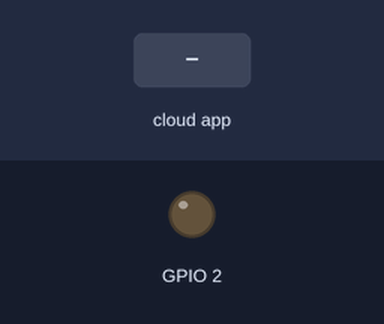
The sketch below on a simulated ESP32. Shown: output pins drawn as LEDs (lit = HIGH). The inputs (shaded band) are chosen by the test bench. WiFi joins after 1.5 s; servers stay silent unless stated; random numbers use the default seed unless the sketch sets one; the Firebase database answers and starts empty; what the sketch prints to the serial monitor is not drawn.

Above: at 2.7 s.
2.8 s: the phone or cloud app sets lamp to true
At 3.3 s:
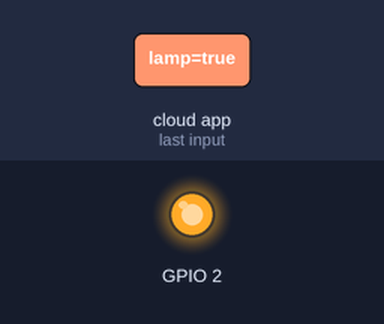
4.5 s: the phone or cloud app sets lamp to false
At 5.2 s:
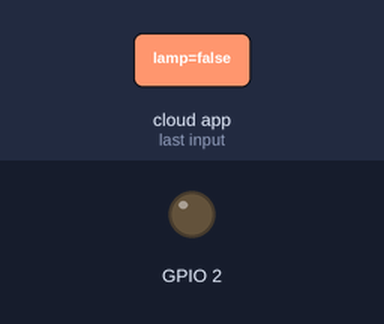
Timing chart, 0 to 7.5 s (numbered marks = the images above; inputs shaded):
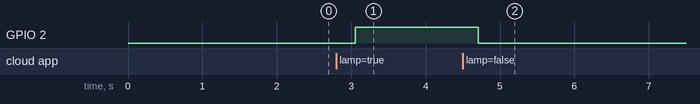

Measured:
- after the input at 2.8 s, GPIO 2: LOW → HIGH after 0.25 s
- after the input at 4.5 s, GPIO 2: HIGH → LOW after 0.21 s

The sketch:

esp32-firebase.ino
```cpp
#include "FirebaseESP32.h"  // Install Firebase ESP32 library by Mobizt v4.3.4

#define FIREBASE_HOST "esp32-bms-a0e26-default-rtdb.firebaseio.com"  //Without http:// or https:// schemes
#define FIREBASE_AUTH "1hXJjWKbQ2CzUoeWBnPdQlxq7w9rXouUayVXiUJK"
#define WIFI_SSID "test"
#define WIFI_PASSWORD "12345678"

String FIREBASE_BUCKET = "1RV21CS076";  //Replace with your USN

FirebaseData firebaseData;

int humidity = 0;
int temp = 0;

void setupWiFi() {

  WiFi.begin(WIFI_SSID, WIFI_PASSWORD);
  Serial.print("Connecting to Wi-Fi");
  while (WiFi.status() != WL_CONNECTED) {
    Serial.print(".");
    delay(300);
  }
  Serial.println();
  Serial.print("Connected with IP: ");
  Serial.println(WiFi.localIP());
}

void setup() {

  Serial.begin(115200);
  while (!Serial)
    ;

  setupWiFi();
  pinMode(2, OUTPUT);

  Firebase.begin(FIREBASE_HOST, FIREBASE_AUTH);
  Firebase.reconnectWiFi(true);
}

void readHumidity() {
  humidity = random(0, 100);
}
void readTemp() {
  temp = random(0, 40);
}
void setLamp(String status) {
  if (status == "false") {
    digitalWrite(2, LOW);
    Serial.println("Turned off lamp");
  } else if (status == "true") {
    digitalWrite(2, HIGH);
    Serial.println("Turned on lamp");
  }
}

void loop() {

  readHumidity();
  readTemp();
  Serial.println("Current Humidity: " + String(humidity) + " and Temperature: " + String(temp));
  Firebase.setInt(firebaseData, String(FIREBASE_BUCKET) + "/hum", humidity);
  Firebase.setInt(firebaseData, String(FIREBASE_BUCKET) + "/temp", temp);
  Firebase.getString(firebaseData, String(FIREBASE_BUCKET) + "/lamp");
  setLamp(firebaseData.stringData());
  delay(100);
}
```
